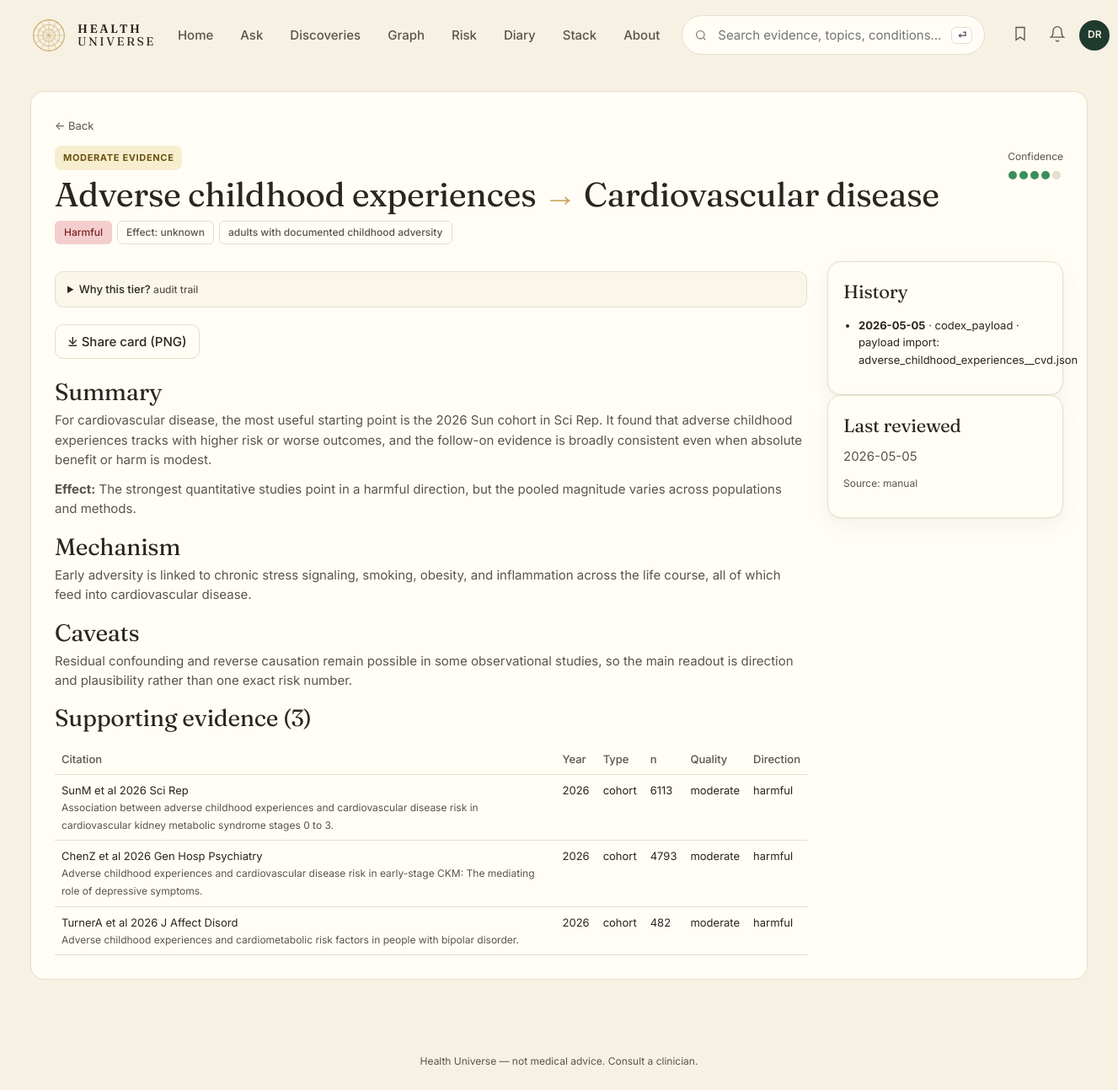
The app's page /edge/521, older data.
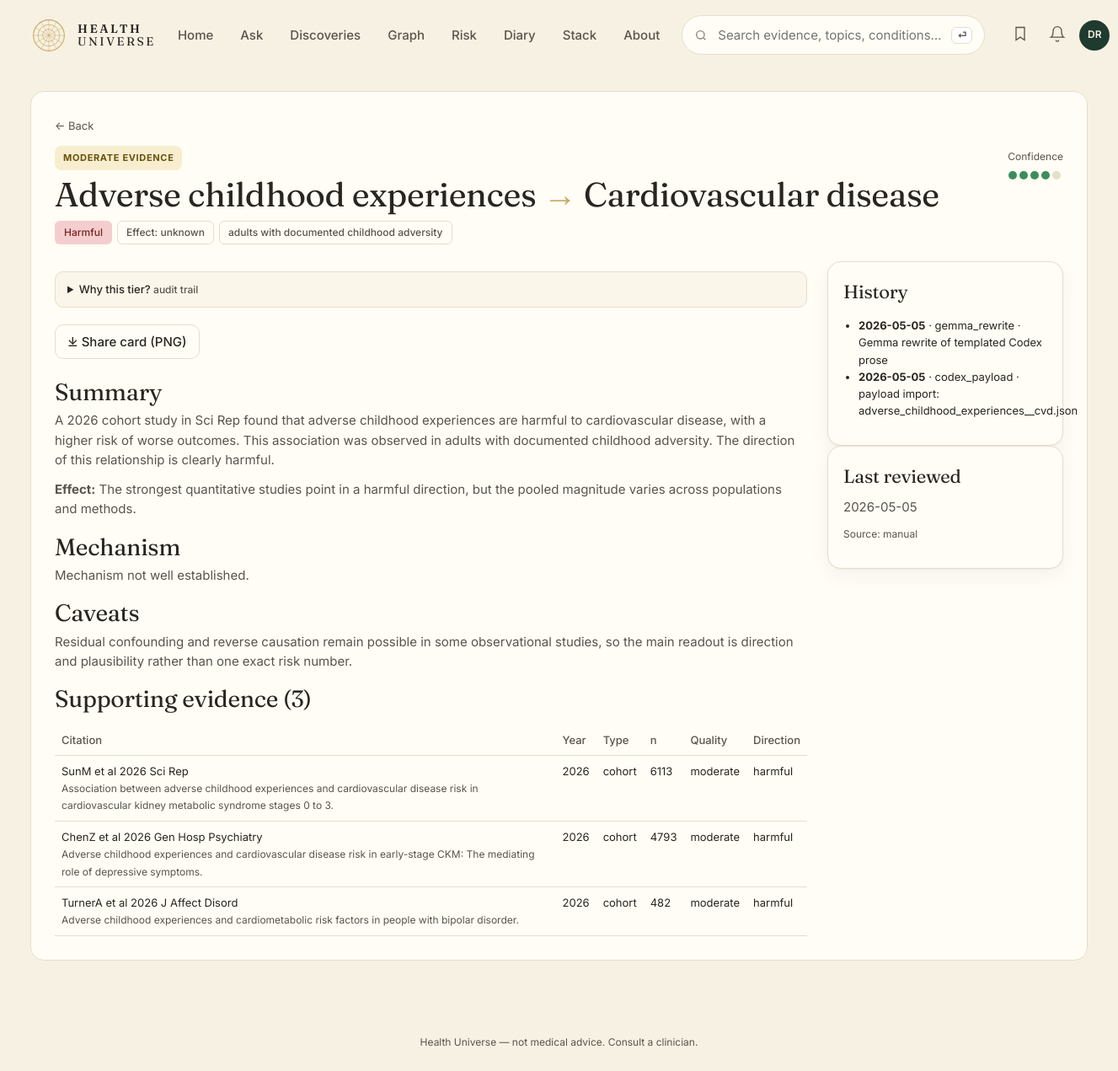
The same page, newer data.
### tables this page shows
CREATE TABLE edge (
    id              INTEGER PRIMARY KEY,
    factor_id       INTEGER NOT NULL REFERENCES entity(id),
    outcome_id      INTEGER NOT NULL REFERENCES entity(id),
    direction       TEXT NOT NULL CHECK (direction IN (
                      'protective','harmful','neutral','u_shaped','mixed')),
    tier            TEXT NOT NULL CHECK (tier IN ('A','B','C','D','X','deprecated')),
    effect_size     TEXT,         -- qualitative: trivial/small/moderate/large
    effect_quant    TEXT,         -- e.g. "RR 0.82 (0.74-0.91)"
    population      TEXT,         -- e.g. "adults>50; ApoE4 carriers"
    mechanism       TEXT,         -- 1-paragraph plain English
    summary         TEXT,         -- card body copy
    caveats         TEXT,
    seed_source     TEXT NOT NULL CHECK (seed_source IN ('claude_seed','gemma_daily','manual')),
    created_at      TEXT NOT NULL DEFAULT (datetime('now')),
    updated_at      TEXT NOT NULL DEFAULT (datetime('now')),
    last_reviewed   TEXT NOT NULL DEFAULT (datetime('now')), embedding BLOB, embedded_at TEXT,
    UNIQUE(factor_id, outcome_id, population)
);

CREATE TABLE entity (
    id            INTEGER PRIMARY KEY,
    slug          TEXT NOT NULL UNIQUE,
    name          TEXT NOT NULL,
    kind          TEXT NOT NULL CHECK (kind IN (
                    'food','nutrient','supplement','drug','activity',
                    'behavior','environmental','pathogen','gene',
                    'biomarker','condition','process')),
    aliases       TEXT,           -- JSON array
    description   TEXT,
    created_at    TEXT NOT NULL DEFAULT (datetime('now')),
    updated_at    TEXT NOT NULL DEFAULT (datetime('now'))
, embedding BLOB, embedded_at TEXT);

CREATE TABLE evidence (
    id            INTEGER PRIMARY KEY,
    edge_id       INTEGER NOT NULL REFERENCES edge(id) ON DELETE CASCADE,
    citation      TEXT NOT NULL,
    url           TEXT,
    doi           TEXT,
    pmid          TEXT,
    year          INTEGER,
    study_type    TEXT CHECK (study_type IN (
                    'meta_analysis','systematic_review','rct','cohort',
                    'case_control','cross_sectional','mechanistic',
                    'animal','case_report','expert_opinion')),
    n_participants INTEGER,
    direction     TEXT,           -- direction this study supports
    quality       TEXT CHECK (quality IN ('high','moderate','low','very_low')),
    notes         TEXT,
    source_id     INTEGER REFERENCES source(id),
    created_at    TEXT NOT NULL DEFAULT (datetime('now'))
, is_counter INTEGER NOT NULL DEFAULT 0);

CREATE TABLE edge_history (
    id          INTEGER PRIMARY KEY,
    edge_id     INTEGER NOT NULL REFERENCES edge(id) ON DELETE CASCADE,
    changed_at  TEXT NOT NULL DEFAULT (datetime('now')),
    field       TEXT NOT NULL,
    old_value   TEXT,
    new_value   TEXT,
    reason      TEXT,
    actor       TEXT             -- 'claude_seed','gemma_daily','claude_adjudicator','human'
);

### web/app.py (the view)
@app.get("/edge/{edge_id}", response_class=HTMLResponse)
def edge_detail(request: Request, edge_id: int):
    with connect() as conn:
        e = conn.execute("""
            SELECT e.*, f.slug AS f_slug, f.name AS f_name, f.kind AS f_kind,
                   o.slug AS o_slug, o.name AS o_name, o.kind AS o_kind
            FROM edge e
            JOIN entity f ON f.id = e.factor_id
            JOIN entity o ON o.id = e.outcome_id
            WHERE e.id = ?""", (edge_id,)).fetchone()
        if not e:
            return HTMLResponse("Not found", status_code=404)
        try:
            evidence = conn.execute("""
                SELECT ev.*, COALESCE(s.is_retracted, 0) AS is_retracted,
                       s.retraction_note
                FROM evidence ev
                LEFT JOIN evidence_status s ON s.pmid = ev.pmid
                WHERE ev.edge_id=? AND COALESCE(ev.is_counter,0)=0
                ORDER BY ev.year DESC""", (edge_id,)).fetchall()
            counter = conn.execute("""
                SELECT ev.*, COALESCE(s.is_retracted, 0) AS is_retracted,
                       s.retraction_note
                FROM evidence ev
                LEFT JOIN evidence_status s ON s.pmid = ev.pmid
                WHERE ev.edge_id=? AND COALESCE(ev.is_counter,0)=1
                ORDER BY ev.year DESC""", (edge_id,)).fetchall()
        except Exception:
            evidence = conn.execute(
                "SELECT *, 0 AS is_retracted, NULL AS retraction_note "
                "FROM evidence WHERE edge_id=? AND COALESCE(is_counter,0)=0 "
                "ORDER BY year DESC", (edge_id,)).fetchall()
            counter = conn.execute(
                "SELECT *, 0 AS is_retracted, NULL AS retraction_note "
                "FROM evidence WHERE edge_id=? AND COALESCE(is_counter,0)=1 "
                "ORDER BY year DESC", (edge_id,)).fetchall()
        history = conn.execute(
            "SELECT * FROM edge_history WHERE edge_id = ? ORDER BY changed_at DESC",
            (edge_id,)).fetchall()
    ev_rows = [dict(r) for r in evidence]
    co_rows = [dict(r) for r in counter]
    retracted_count = sum(1 for r in ev_rows + co_rows if r.get("is_retracted"))
    return render(request, "edge.html", {
        "e": dict(e),
        "evidence": ev_rows,
        "counter": co_rows,
        "history": [dict(r) for r in history],
        "retracted_evidence_count": retracted_count,
    })

### web/templates/edge.html (shortened to what this page needs)
{% extends "base.html" %}
{% block content %}
<section class="edge-page">
  <a class="back" href="/">← Back</a>
  <div class="edge-head">
    <div>
      <span class="pill tier-{{ e.tier }}">{{ TIER_LABEL[e.tier] | upper }}</span>
      <h1>{{ e.f_name }} <span class="arrow">→</span> {{ e.o_name }}</h1>
      <div class="badges">
        <span class="badge dir-{{ e.direction }}">{{ DIRECTION_LABEL[e.direction] }}</span>
        {% if e.effect_size %}<span class="badge ghost">Effect: {{ e.effect_size }}</span>{% endif %}
        {% if e.population %}<span class="badge ghost">{{ e.population }}</span>{% endif %}
      </div>
    </div>
    <div class="confidence-card">
      <span class="muted small">Confidence</span>
      <div class="dots big">
        {% for i in range(5) %}<span class="dotmark {% if i < TIER_DOTS[e.tier] %}on{% endif %}"></span>{% endfor %}
      </div>
    </div>
  </div>
  <div class="edge-grid">
    <div>
      <details class="why-tier">
        <summary>Why this tier? <small class="muted">audit trail</small></summary>
      </details>
      <div class="share-row">
        <a class="btn-secondary inline" href="/edge/{{ e.id }}.png" target="_blank">⤓ Share card (PNG)</a>
      </div>
      <h2>Summary</h2>
      <p>{{ e.summary }}</p>
      {% if e.effect_quant %}<p><b>Effect:</b> {{ e.effect_quant }}</p>{% endif %}
      <h2>Mechanism</h2>
      <p>{{ e.mechanism or "—" }}</p>
      {% if e.caveats %}<h2>Caveats</h2><p>{{ e.caveats }}</p>{% endif %}
      <h2>Supporting evidence ({{ evidence|length }})</h2>
      <table class="evidence-table">
        <thead><tr><th>Citation</th><th>Year</th><th>Type</th><th>n</th><th>Quality</th><th>Direction</th></tr></thead>
        <tbody>
        {% for ev in evidence %}
          <tr>
            <td>
              <div class="citation-head">
                <span>{{ ev.citation }}</span>
              </div>
              {% if ev.notes %}<small class="muted">{{ ev.notes }}</small>{% endif %}
            </td>
            <td>{{ ev.year or "—" }}</td>
            <td>{{ ev.study_type or "—" }}</td>
            <td>{{ ev.n_participants or "—" }}</td>
            <td>{{ ev.quality or "—" }}</td>
            <td>{{ ev.direction or "—" }}</td>
          </tr>
        {% endfor %}
        </tbody>
      </table>
    </div>
    <div>
      <div class="card">
        <h3>History</h3>
        <ul class="history">
        {% for h in history %}
          <li><b>{{ h.changed_at[:10] }}</b> · {{ h.actor }} · {{ h.reason or h.field }}</li>
        {% endfor %}
        </ul>
      </div>
      <div class="card">
        <h3>Last reviewed</h3>
        <p>{{ e.last_reviewed[:10] }}</p>
        <p class="muted small">Source: {{ e.seed_source }}</p>
      </div>
    </div>
  </div>
</section>
{% endblock %}

### web/templates/base.html (shortened to what this page needs)
<!doctype html>
<html lang="en">
<head>
<link rel="stylesheet" href="/static/style.css" />
</head>
<body>
<header class="topnav" role="banner">
  <a class="brand" href="/">
    <span class="brand-mark" aria-hidden="true">
      <svg viewBox="0 0 48 48" width="44" height="44">
        <circle cx="24" cy="24" r="20" fill="none" stroke="currentColor" stroke-width="1.2"/>
        <circle cx="24" cy="24" r="14" fill="none" stroke="currentColor" stroke-width="0.8"/>
        <circle cx="24" cy="24" r="8"  fill="none" stroke="currentColor" stroke-width="0.8"/>
        {% for a in [0,30,60,90,120,150] %}
        <line x1="24" y1="4" x2="24" y2="44" stroke="currentColor" stroke-width="0.5"
              transform="rotate({{a}} 24 24)"/>
        {% endfor %}
      </svg>
    </span>
    <span class="brand-text"><b>HEALTH</b><br/>UNIVERSE</span>
  </a>
  <nav class="topnav-links" aria-label="Primary">
    <a href="/">Home</a>
    <a href="/ask">Ask</a>
    <a href="/discoveries">Discoveries</a>
    <a href="/explore">Graph</a>
    <a href="/risk">Risk</a>
    <a href="/diary">Diary</a>
    <a href="/me">Stack</a>
    <a href="/about">About</a>
  </nav>
  <form class="topnav-search" method="get" action="/search">
    <svg width="16" height="16" viewBox="0 0 24 24" fill="none" stroke="currentColor" stroke-width="2"><circle cx="11" cy="11" r="7"/><path d="m20 20-3.5-3.5"/></svg>
    <input id="site-search-query" name="q" placeholder="Search evidence, topics, conditions…" aria-label="Site search" />
    <kbd>⏎</kbd>
  </form>
  <div class="topnav-actions">
    <button type="button" aria-label="Open saved evidence"><svg width="20" height="20" viewBox="0 0 24 24" fill="none" stroke="currentColor" stroke-width="1.6"><path d="M6 3h12v18l-6-4-6 4z"/></svg></button>
    <button type="button" aria-label="Open notifications"><svg width="20" height="20" viewBox="0 0 24 24" fill="none" stroke="currentColor" stroke-width="1.6"><path d="M6 8a6 6 0 0 1 12 0c0 7 3 9 3 9H3s3-2 3-9z"/><path d="M10 21a2 2 0 0 0 4 0"/></svg></button>
    <span class="avatar">DR</span>
  </div>
</header>
<main id="main-content" tabindex="-1">{% block content %}{% endblock %}</main>
<footer class="footer">
  <span>Health Universe — not medical advice. Consult a clinician.</span>
</footer>
</body>
</html>

Row changes from the older to the newer data that the page shows:
changed edge "Harmful": summary "For cardiovascular disease, the most useful starting point is the 2026 Sun cohort in Sci Rep. It found that adverse childhood experiences tracks with higher risk or worse outcomes, and the follow-on evidence is broadly consistent even when absolute benefit or harm is modest." → "A 2026 cohort study in Sci Rep found that adverse childhood experiences are harmful to cardiovascular disease, with a higher risk of worse outcomes. This association was observed in adults with documented childhood adversity. The direction of this relationship is clearly harmful."; mechanism "Early adversity is linked to chronic stress signaling, smoking, obesity, and inflammation across the life course, all of which feed into cardiovascular disease." → "Mechanism not well established."
added edge_history: changed_at "2026-05-05", actor "gemma_rewrite", reason "Gemma rewrite of templated Codex prose"
